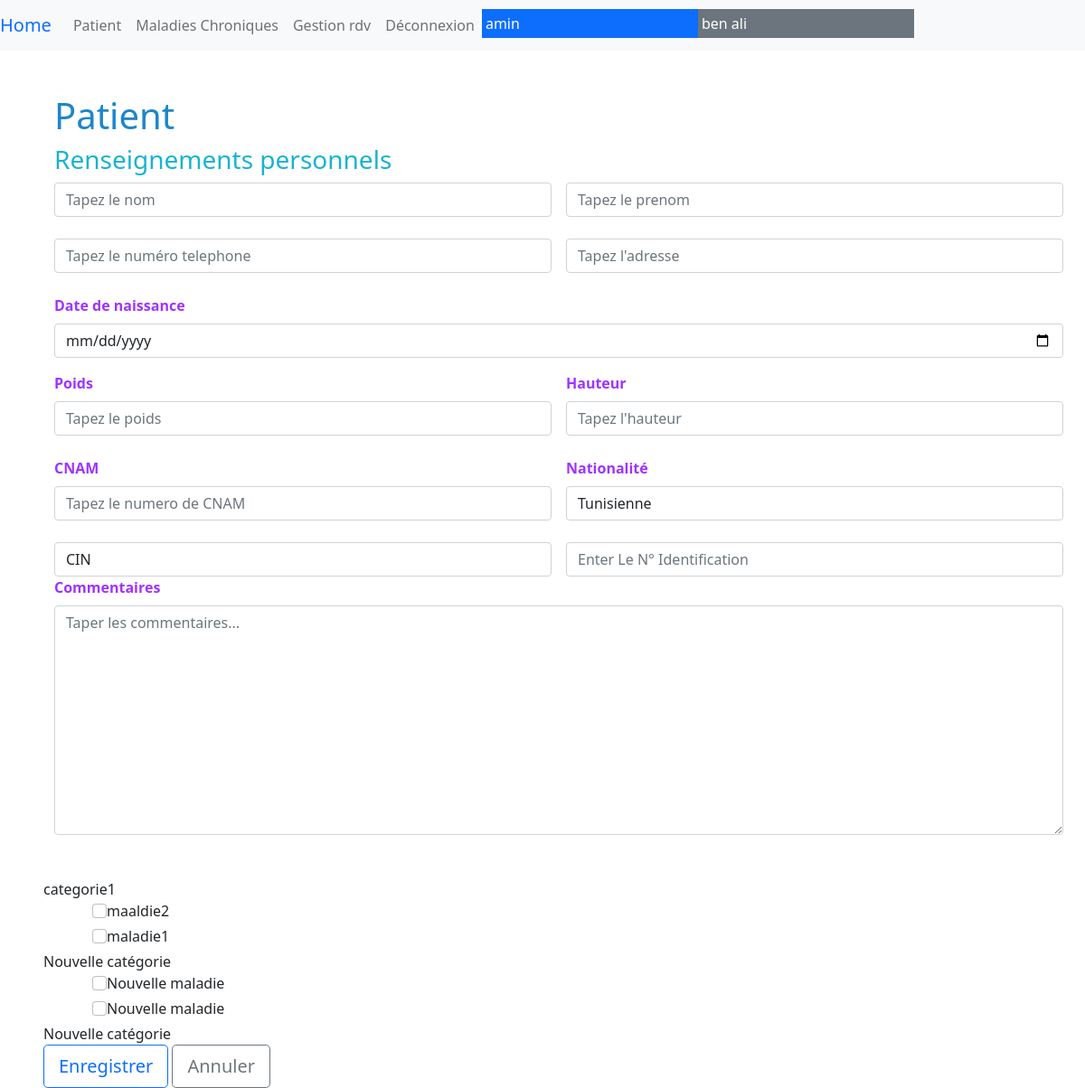
The app's page /patients/ajout_patient.php (signed in) with its own data.
### tables this page shows
CREATE TABLE `categorie_maladie` (
  `num_categorie` int(11) NOT NULL,
  `categorie` tinytext DEFAULT NULL
);

CREATE TABLE `maladies_chroniques` (
  `num_maladie` int(11) NOT NULL,
  `maladie` varchar(75) DEFAULT NULL,
  `num_categorie` int(11) NOT NULL
);

### db/maladies_chrs.php (called while the page is built, shortened)
<?php
function liste_categories(PDO $conn) {
    $sql = "SELECT * FROM categorie_maladie ORDER BY categorie";
    $res = $conn->query($sql);
    return $res->fetchAll(PDO::FETCH_ASSOC);
}
function liste_maladies_chroniques(PDO $conn , int $num_categorie){
    $sql = "SELECT * FROM maladies_chroniques WHERE num_categorie = :num_categorie ORDER BY maladie";
    $res = $conn->prepare($sql);
    $res->execute([':num_categorie' => $num_categorie]);
    return $res->fetchAll(PDO::FETCH_ASSOC);
}

### patients/ajout_patient.php (the view, shortened to what this page needs)
<!DOCTYPE html>
<html lang="en">
<head>
    <link href="https://cdn.jsdelivr.net/npm/bootstrap@5.1.0/dist/css/bootstrap.min.css" rel="stylesheet">
    <link rel="stylesheet" href="../css/style.css">
</head>
<body>
<?php
require_once '../menu.php';
require_once '../db/conn.php';
require_once '../db/maladies_chrs.php';
$categories = liste_categories($conn);
?>
    <div class="container m-5">
        <form method="post" >
            <h1 style="color: #1c87c9;">Patient</h1>
            <h3 style="color: #19B3D3;">Renseignements personnels</h3>
            <div class="row g-3">
                <div class="col">
                    <input type="text" class="form-control" name="nom" placeholder="Tapez le nom" >
                </div>
                <div class="col">
                    <input type="text" class="form-control" name="prenom" placeholder="Tapez le prenom" >
                </div>
            </div>
            <br>
            <div class="row g-3">
                <div class="col">
                    <input type="text" class="form-control" name="telephone" placeholder="Tapez le numéro telephone" >
                </div>
                <div class="col">
                    <input type="text" class="form-control" name="adresse" placeholder="Tapez l'adresse" >
                </div>
            </div>
            <br>
            <div class="mb-3">
            <label for="formGroupExampleInput" class="form-label" style="color: #9F33FF; font-weight: bold;">Date de naissance</label>
                <input type="date" class="form-control" name ="date_naiss" id="formGroupExampleInput">
            </div>
            <div class="row g-3">
                <div class="col">
                    <label for="formGroupExampleInput" class="form-label" style="color: #9F33FF; font-weight: bold;">Poids</label>
                    <input type="text" class="form-control" name="poids" placeholder="Tapez le poids" >
                </div>
                <div class="col">
                <label for="formGroupExampleInput" class="form-label" style="color: #9F33FF; font-weight: bold;">Hauteur</label>
                    <input type="text" class="form-control" name="hauteur" placeholder="Tapez l'hauteur" >
                </div>
            </div>
            <br>
            <div class="row g-3">
                <div class="col">
                    <label for="formGroupExampleInput" class="form-label" style="color: #9F33FF;font-weight: bold; ">CNAM</label>
                    <input type="text" class="form-control" name = "cnam" placeholder="Tapez le numero de CNAM" >
                </div>
                <div class="col">
                <label for="formGroupExampleInput" class="form-label" style="color: #9F33FF;font-weight: bold;">Nationalité</label>
                    <input type="text" class="form-control" name ="nationalite" placeholder ="Entre la nationalité"value="Tunisienne" >
                </div>
            </div>
            <br>
           <div class="row g-3">
            <div class="col">
                <select name="type_id" class="form-control" id="autoSizingSelect">
                    <option selected>CIN</option>
                </select>
            </div>
                <div class="col">
                    <input type="text" class="form-control" name ="nat_id" placeholder="Enter Le N° Identification" >
                </div>
            </div>
            <label for="formGroupExampleInput" class="form-label" style="color: #9F33FF; font-weight: bold;">Commentaires</label>
                <div>
                    <textarea cols="30" rows="10" class="form-control" name="comment" placeholder="Taper les commentaires..."></textarea>
                </div>
            </div>
            <div class="maladies_chroniques">
            <?php
                    foreach ($categories as $index => $categorie) :
                    ?>
                           <span class="mx-5"><?= $categorie['categorie'] ?></span><br>
                             <?php
                                $maladies_chrs = liste_maladies_chroniques($conn, $categorie['num_categorie']);
                                foreach ($maladies_chrs as $index => $maladies_chr) :
                                ?>
                             <div class="row mb-1">
                                <div class="col-sm-4 offset-sm-1">
                                 <input  type="checkbox" class="form-check-input" id="<?= $maladies_chr['num_maladie'] ?>" name="maladie[]" value="<?= $maladies_chr['num_maladie'] ?>" ><?= $maladies_chr['maladie'] ?>
                                <br>
                                </div>
                                </div>
                             <?php
                                endforeach;
                                ?>
                 <?php
                    endforeach;
                    ?>
            </div>
            <div class="btn-block mx-5">
                <button type="submit" name="ok" class="btn btn-outline-primary btn-lg">Enregistrer</button>
                <button type="button" name="cancel" class="btn btn-outline-secondary btn-lg">Annuler</button>
            </div>
</body>
</html>

### records on screen
categorie_maladie: categorie "categorie1"
maladies_chroniques: maladie "maaldie2"
maladies_chroniques: maladie "maladie1"
categorie_maladie: categorie "Nouvelle catégorie"
maladies_chroniques: maladie "Nouvelle maladie"
maladies_chroniques: maladie "Nouvelle maladie"
categorie_maladie: categorie "Nouvelle catégorie"
